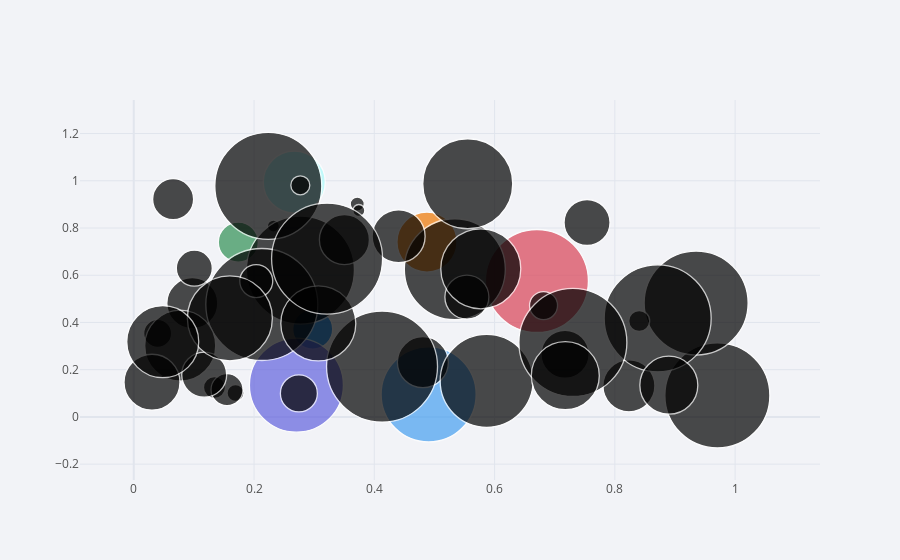

The cell this chart's notebook holds for it:
### Markdown cell above
- Bubble charts can be used with kind=bubble and by assigning one column as the size

### Code cell
df2.iplot(kind = 'bubble', x = 'a', y = 'b', size = 'c')

### Figure 1 — Plotly figure (JSON) as saved in the notebook; plotly's stock layout.template omitted (floating-point values rounded to 4 significant figures)
{"data": [{"marker": {"color": ["rgb(0, 128, 240)", "rgb(238, 118, 0)", "rgb(48, 144, 84)", "rgb(98, 98, 222)", "rgb(217, 66, 85)", "rgb(173, 252, 252)", "rgb(70, 160, 240)"], "line": {"width": 1.3}, "size": [40, 60, 40, 94, 103, 62, 95, 52, 51, 105, 12, 104, 101, 22, 44, 108, 50, 80, 107, 90, 17, 53, 28, 51, 112, 41, 21, 107, 14, 71, 33, 37, 48, 56, 93, 28, 32, 45, 111, 108, 12, 68, 58, 36, 85, 75, 111, 72, 19, 46], "symbol": "circle"}, "mode": "markers", "text": "", "type": "scatter", "x": [0.2976, 0.4876, 0.1738, 0.2705, 0.6704, 0.267, 0.4904, 0.8234, 0.09734, 0.9705, 0.2322, 0.9352, 0.5339, 0.1342, 0.554, 0.2771, 0.3503, 0.5771, 0.2237, 0.5554, 0.1692, 0.4405, 0.03975, 0.4808, 0.2129, 0.06544, 0.8405, 0.8713, 0.3716, 0.07725, 0.2037, 0.2746, 0.7172, 0.03032, 0.5868, 0.6814, 0.1551, 0.1171, 0.4129, 0.7302, 0.3743, 0.7176, 0.8898, 0.1007, 0.1598, 0.3069, 0.3215, 0.04818, 0.277, 0.7538], "y": [0.3719, 0.7403, 0.7399, 0.1345, 0.5755, 0.9942, 0.09515, 0.1316, 0.4815, 0.0912, 0.8082, 0.4822, 0.6254, 0.1245, 0.5077, 0.6218, 0.7507, 0.6273, 0.9784, 0.9873, 0.1014, 0.765, 0.3538, 0.2316, 0.476, 0.9219, 0.4062, 0.4175, 0.9012, 0.3016, 0.575, 0.09966, 0.2654, 0.1468, 0.1527, 0.4715, 0.1154, 0.1787, 0.213, 0.3154, 0.8742, 0.1748, 0.1343, 0.6297, 0.4176, 0.3959, 0.6702, 0.3185, 0.9808, 0.8232]}], "layout": {"legend": {"bgcolor": "#F2F3F7", "font": {"color": "#505050"}}, "paper_bgcolor": "#F2F3F7", "plot_bgcolor": "#F2F3F7", "title": {"font": {"color": "#484848"}}, "xaxis": {"gridcolor": "#E1E5ED", "showgrid": true, "tickfont": {"color": "#505050"}, "title": {"font": {"color": "#505050"}, "text": ""}, "zerolinecolor": "#E1E5ED"}, "yaxis": {"gridcolor": "#E1E5ED", "showgrid": true, "tickfont": {"color": "#505050"}, "title": {"font": {"color": "#505050"}, "text": ""}, "zerolinecolor": "#E1E5ED"}}}
